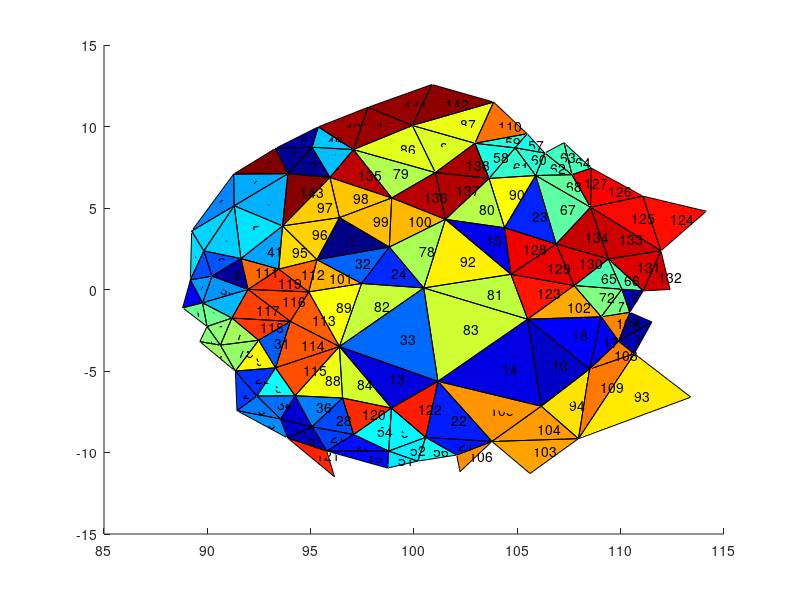

Here is the MATLAB script that generated this plot:
load trimesh_3D_data_96.mat
patch('Vertices', points, 'Faces', triangles, ...
      'FaceVertexCData', jet(length(triangles)), ...
      'FaceColor', 'flat');
centroids = zeros(size(triangles));
for i = 1:size(triangles, 1)
  triIndices = triangles(i, :);
  centroids(i, :) = mean(points(triIndices, :));
end

% http://www.mathworks.com/matlabcentral/newsreader/view_thread/171376
th = text(centroids(:, 1), centroids(:, 2), centroids(:, 3), ...
          num2cell(1:size(centroids, 1)), ...
          'fontsize', 10);
